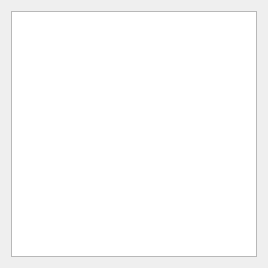
<?xml version="1.0" encoding="UTF-8"?>
<ui version="4.0">
 <class>Atoms</class>
 <widget class="QWidget" name="Atoms">
  <property name="geometry">
   <rect>
    <x>0</x>
    <y>0</y>
    <width>268</width>
    <height>268</height>
   </rect>
  </property>
  <property name="windowTitle">
   <string>Atoms</string>
  </property>
  <layout class="QVBoxLayout" name="verticalLayout">
   <item>
    <widget class="QGraphicsView" name="graphicsView"/>
   </item>
  </layout>
 </widget>
 <resources/>
 <connections/>
</ui>
